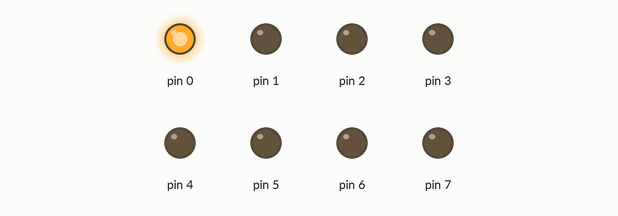
Bench run of a sketch on a simulated Arduino Uno, built with avr-gcc and run on an emulated ATmega328P. Parts: output pins drawn as LEDs (lit = HIGH).

Above: at 0.2 s.
At 1.2 s:
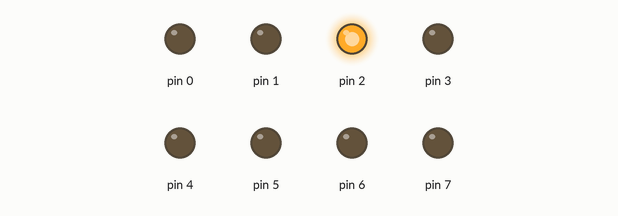
At 1.7 s:
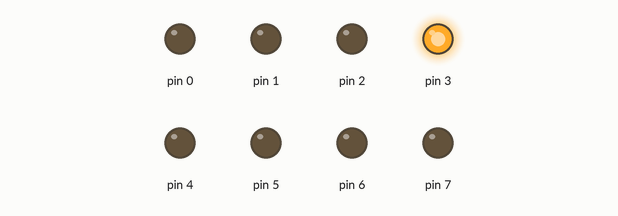
At 2.2 s:
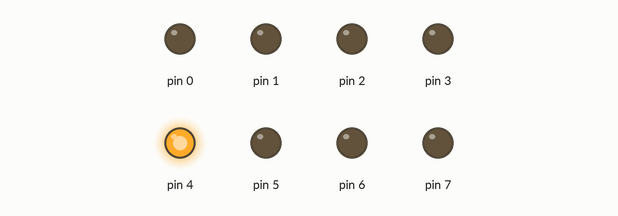
At 3.2 s:
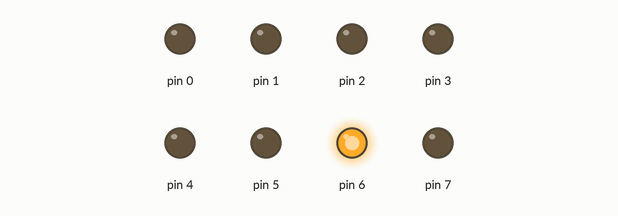
At 4.7 s:
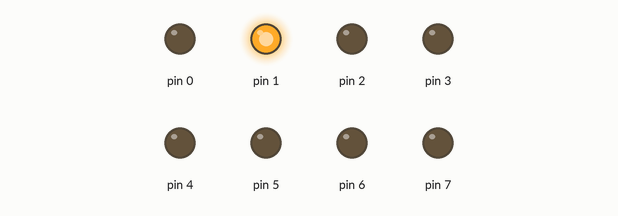
Timing chart, 0 to 5.2 s (numbered marks = the images above):
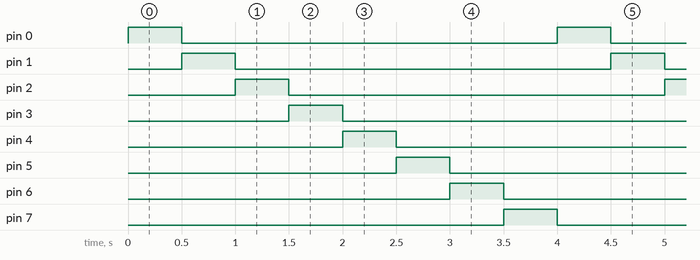

The sketch:

sketch_mar07d.ino
```cpp
#include <util/delay.h>

#ifndef _BV
#define _BV(bit)        (1<<(bit))
#endif
#ifndef sbi
#define sbi(reg,bit)    reg |= (_BV(bit))
#endif

#ifndef cbi
#define cbi(reg,bit)    reg &= ~(_BV(bit))
#endif

#ifndef tbi
#define tbi(reg,bit)    reg ^= (_BV(bit))
#endif


int main() {


  DDRD=0xff;


while (1) {
  for(int i = 0; i<8; i++){
    sbi(PORTD,i);
    _delay_ms(500);
    cbi(PORTD,i);
  }

}
}
```

Measured:
- by itself, pin 0–7: alternates HIGH for 0.50 s and LOW for 3.5 s
- by itself, everything shown: repeats every 4.0 s, in 8 steps
